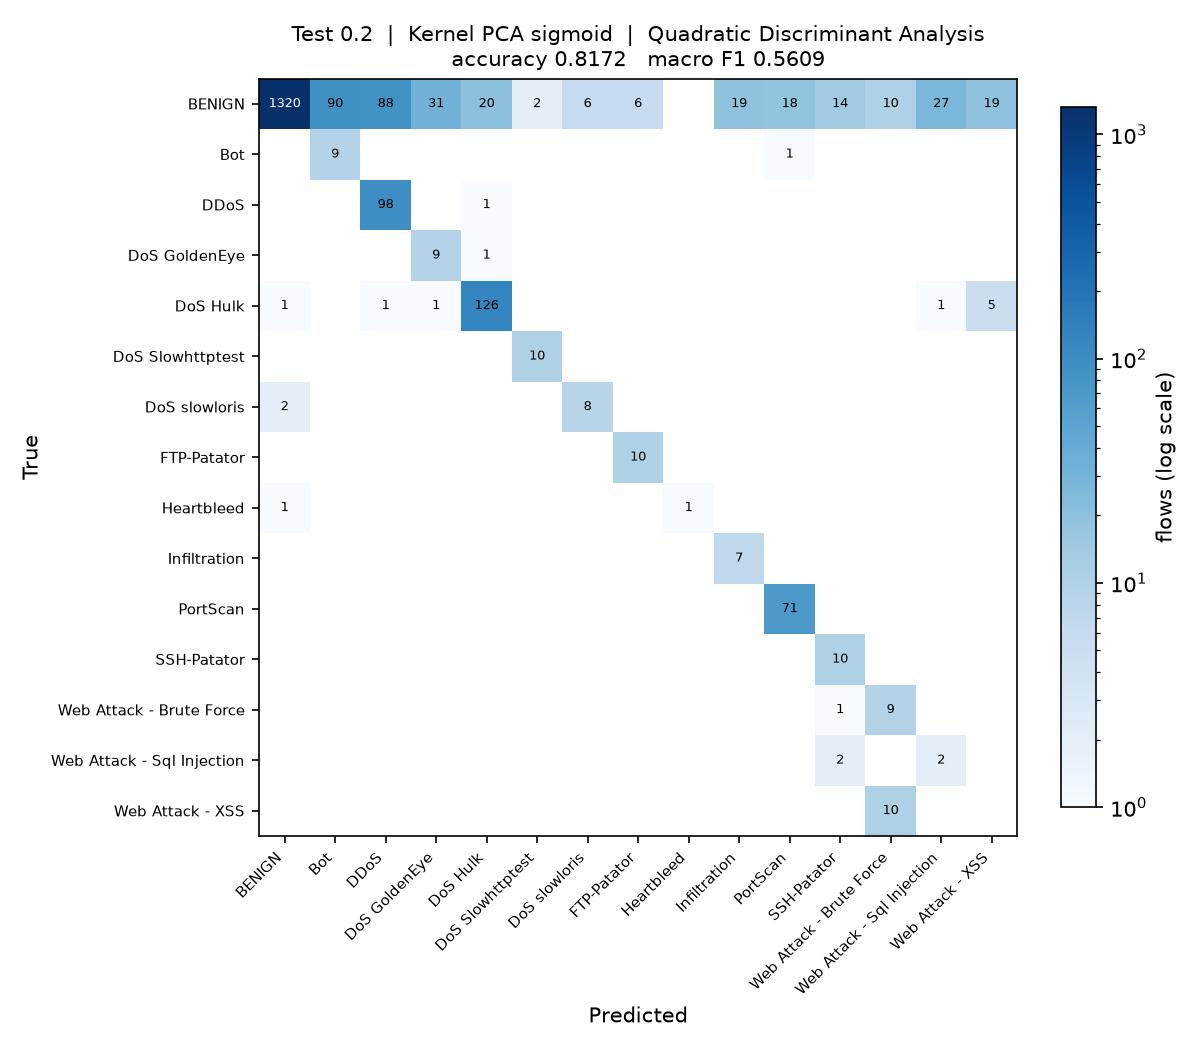

Recreate this plot in Python.
"""
Test_0.2_DR_SIG_QDA

Test size 0.2  |  Kernel PCA (sigmoid)  |  Quadratic Discriminant Analysis  (reference sheet #17)

Note: the rarest class has fewer training rows than there are components, so the class covariance needs shrinkage before QDA can be fitted.

Run on its own:

    python Test_0.2_DR_SIG_QDA.py

Writes Test_0.2_DR_SIG_QDA.jpg (confusion matrix) and appends one row to
results/75_runs.csv.
"""

import os
import sys
import time
import warnings
from pathlib import Path

import matplotlib
matplotlib.use("Agg")
import matplotlib.pyplot as plt
import numpy as np
import pandas as pd
from sklearn.decomposition import KernelPCA
from sklearn.impute import SimpleImputer
from sklearn.metrics import (accuracy_score, confusion_matrix, f1_score,
                             precision_score, recall_score)
from sklearn.model_selection import train_test_split
from sklearn.preprocessing import LabelEncoder, StandardScaler
from sklearn.discriminant_analysis import QuadraticDiscriminantAnalysis

sys.path.insert(0, str(Path(__file__).resolve().parent.parent))
from common import load_sample                      # noqa: E402

warnings.filterwarnings("ignore")

# ----- this run -------------------------------------------------------------
TEST_SIZE = 0.2
KERNEL = "sigmoid"
CLASSIFIER = "QDA"
N_COMPONENTS = 15
# ----------------------------------------------------------------------------

SEED = 0
N_JOBS = max(1, (os.cpu_count() or 2) // 2)
STEM = "Test_0.2_DR_SIG_QDA"
HERE = Path(__file__).resolve().parent
RESULTS = HERE.parent / "results"


# QDA estimates a separate covariance matrix per class, so the rarest class
# has to supply more rows than there are components. Heartbleed supplies about
# five against 15 components, so its covariance is rank deficient. Shrinkage
# pulls each class covariance towards a shared spherical one, which makes it
# estimable; RANK_TOL is the threshold sklearn uses to decide whether that
# worked, and its default of 1e-4 is far above the 1e-7 scale of these
# components, so it would reject a covariance that is in fact positive definite.
RANK_TOL = 1e-12


def qda_shrinkage(X, y):
    """Smallest shrinkage that lets every class covariance be estimated.

    Less shrinkage keeps the model closer to true QDA, so the values are
    tried in order and the first that fits is used.
    """
    last = None
    for s in (0.1, 0.25, 0.5, 0.8, 0.95):
        try:
            QuadraticDiscriminantAnalysis(solver="eigen", shrinkage=s,
                                          tol=RANK_TOL).fit(X, y)
        except Exception as exc:
            last = exc
            continue
        print("QDA shrinkage " + str(s))
        return s
    raise SystemExit("QDA cannot be estimated at any shrinkage: " + str(last))


def main():
    t0 = time.time()
    df = load_sample(10000, 50, SEED)
    y = LabelEncoder().fit_transform(df["Label"])
    X = df.drop(columns=["Label", "Day"])
    classes = sorted(df["Label"].unique())
    print(f"{len(df):,} flows, {X.shape[1]} features, {len(classes)} classes")

    X_train, X_test, y_train, y_test = train_test_split(
        X, y, test_size=TEST_SIZE, random_state=SEED, stratify=y)

    # mean imputation and scaling, fitted on the training split only
    imputer = SimpleImputer(strategy="mean").fit(X_train)
    scaler = StandardScaler().fit(imputer.transform(X_train))
    X_train = scaler.transform(imputer.transform(X_train))
    X_test = scaler.transform(imputer.transform(X_test))

    # dimensionality reduction: Kernel PCA, fitted on the training split only.
    # arpack keeps the largest positive eigenvalues; the randomized solver ranks
    # them by magnitude and fails on the sigmoid kernel, which is not PSD.
    kpca = KernelPCA(n_components=N_COMPONENTS, kernel=KERNEL,
                     eigen_solver="arpack", random_state=SEED, n_jobs=N_JOBS)
    X_train = kpca.fit_transform(X_train)
    X_test = kpca.transform(X_test)
    print(f"Kernel PCA ({KERNEL}): {X_train.shape[1]} components")

    classifier = QuadraticDiscriminantAnalysis(
        solver="eigen", tol=RANK_TOL,
        shrinkage=qda_shrinkage(X_train, y_train))
    classifier.fit(X_train, y_train)
    y_pred = classifier.predict(X_test)

    acc = accuracy_score(y_test, y_pred)
    pre = precision_score(y_test, y_pred, average="macro", zero_division=0)
    rec = recall_score(y_test, y_pred, average="macro", zero_division=0)
    f1 = f1_score(y_test, y_pred, average="macro", zero_division=0)
    pre_w = precision_score(y_test, y_pred, average="weighted", zero_division=0)
    rec_w = recall_score(y_test, y_pred, average="weighted", zero_division=0)
    f1_w = f1_score(y_test, y_pred, average="weighted", zero_division=0)

    print(f"Accuracy  : {acc:.4f}")
    print(f"Precision : {pre:.4f}")
    print(f"Recall    : {rec:.4f}")
    print(f"F1 Score  : {f1:.4f}")

    # confusion matrix image, named to match this script
    cm = confusion_matrix(y_test, y_pred, labels=range(len(classes)))
    fig, ax = plt.subplots(figsize=(8, 7))
    im = ax.imshow(cm, cmap="Blues", norm=matplotlib.colors.LogNorm(vmin=1))
    ax.set_xticks(range(len(classes)), classes, rotation=45, ha="right", fontsize=7)
    ax.set_yticks(range(len(classes)), classes, fontsize=7)
    ax.set_xlabel("Predicted")
    ax.set_ylabel("True")
    ax.set_title(f"Test {TEST_SIZE}  |  Kernel PCA {KERNEL}  |  Quadratic Discriminant Analysis\n"
                 f"accuracy {acc:.4f}   macro F1 {f1:.4f}", fontsize=10)
    for i in range(len(classes)):
        for j in range(len(classes)):
            if cm[i, j]:
                ax.text(j, i, cm[i, j], ha="center", va="center", fontsize=6,
                        color="white" if cm[i, j] > cm.max() / 3 else "black")
    fig.colorbar(im, ax=ax, fraction=0.04, label="flows (log scale)")
    fig.tight_layout()
    fig.savefig(HERE / f"{STEM}.jpg", dpi=150)
    plt.close(fig)

    # one row appended to the shared results table
    RESULTS.mkdir(exist_ok=True)
    row = {"Test": TEST_SIZE, "DR": "SIG", "Clas": CLASSIFIER,
           "Acc": round(acc, 4), "Pre": round(pre, 4), "Rec": round(rec, 4),
           "F1": round(f1, 4),
           "Pre_weighted": round(pre_w, 4), "Rec_weighted": round(rec_w, 4),
           "F1_weighted": round(f1_w, 4),
           "n_components": N_COMPONENTS, "seconds": round(time.time() - t0, 1),
           "script": STEM}
    out = RESULTS / "75_runs.csv"
    old = pd.read_csv(out).to_dict("records") if out.exists() else []
    old = [r for r in old if r.get("script") != STEM]
    pd.DataFrame(old + [row]).to_csv(out, index=False)
    print(f"saved {STEM}.jpg and appended to results/75_runs.csv "
          f"({time.time() - t0:.0f}s)")


if __name__ == "__main__":
    main()
